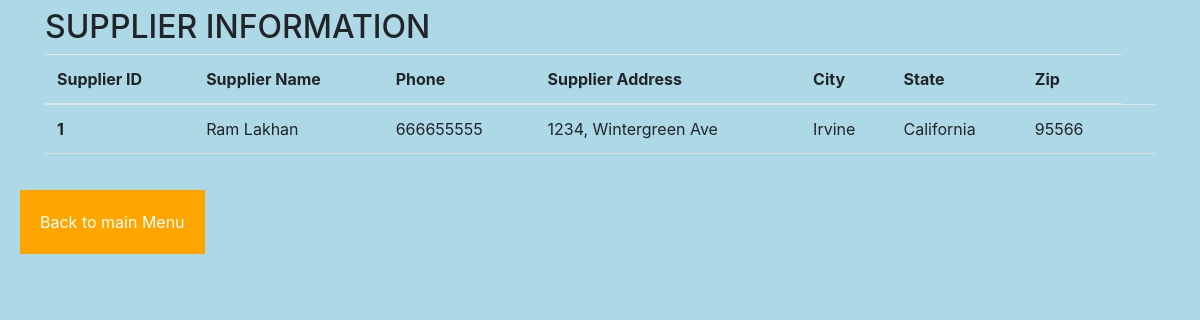
/Feed/SupplierView.php, run on the app's committed database.
### tables this page shows
CREATE TABLE `Supplier` (
  `SupplierID` int(11) NOT NULL,
  `SupplierName` varchar(50) NOT NULL,
  `Phone` int(12) NOT NULL,
  `Address` text NOT NULL,
  `City` varchar(20) NOT NULL,
  `State` varchar(20) NOT NULL,
  `Zip` int(10) NOT NULL
);

### Feed/SupplierView.php (the view, shortened to what this page needs)
<?php include '../dbconnect.php'; ?>
<!DOCTYPE html>
<html lang="en">
<head>
    <link rel="stylesheet" href="https://stackpath.bootstrapcdn.com/bootstrap/4.5.2/css/bootstrap.min.css">
</head>
<body>
<div class="container mt-2">
    <div class="row">
        <div class="col-md-12">
            <div class="page-header">
                <h2>SUPPLIER INFORMATION</h2>
            </div>
        <table class="table">
            <thead>
                <tr>
                    <th>Supplier ID</th>
                    <th>Supplier Name</th>
                    <th>Phone</th>
                    <th>Supplier Address</th>
                    <th>City</th>
                    <th>State</th>
                    <th>Zip</th>
                </tr>
            </thead>
            <tbody>
                <?php
                    $sql = "SELECT * FROM Supplier ";
                    $result = mysqli_query($con,$sql);?>
                    <?php if ($result->num_rows > 0): ?>
                    <?php while($array=mysqli_fetch_row($result)): ?>
                    <tr>
                        <th scope="row"><?php echo $array[0];?></th>
                        <td><?php echo $array[1];?></td>
                        <td><?php echo $array[2];?></td>
                        <td><?php echo $array[3];?></td>
                        <td><?php echo $array[4];?></td>
                        <td><?php echo $array[5];?></td>
                        <td><?php echo $array[6];?></td>
                        <td><?php echo $array[7];?></td>
                    <?php endwhile; ?>
                <?php endif; ?>
            </tbody>
      </table>
      </div>
    </div>
</div>
<form method='post' action=''>
<input type='submit' value='Back to main Menu' name='Main'
?>>
</form>
</body>
</html>

### Feed/SupplierView.php (style rules this page uses)
table { border-collapse: collapse; width: 100%; }
th, td { padding: 8px; text-align: left; border-bottom: 1px solid #ddd; }
body { background-color: lightblue; }
input[type= submit] { background-color: orange; border: none; text-decoration: none; color: white; padding: 20px 20px; margin: 20px 20px; cursor: pointer; }

### data on the page
supplier: SupplierID "1", SupplierName "Ram Lakhan", Phone "666655555", Address "1234, Wintergreen Ave", City "Irvine", State "California", Zip "95566"
